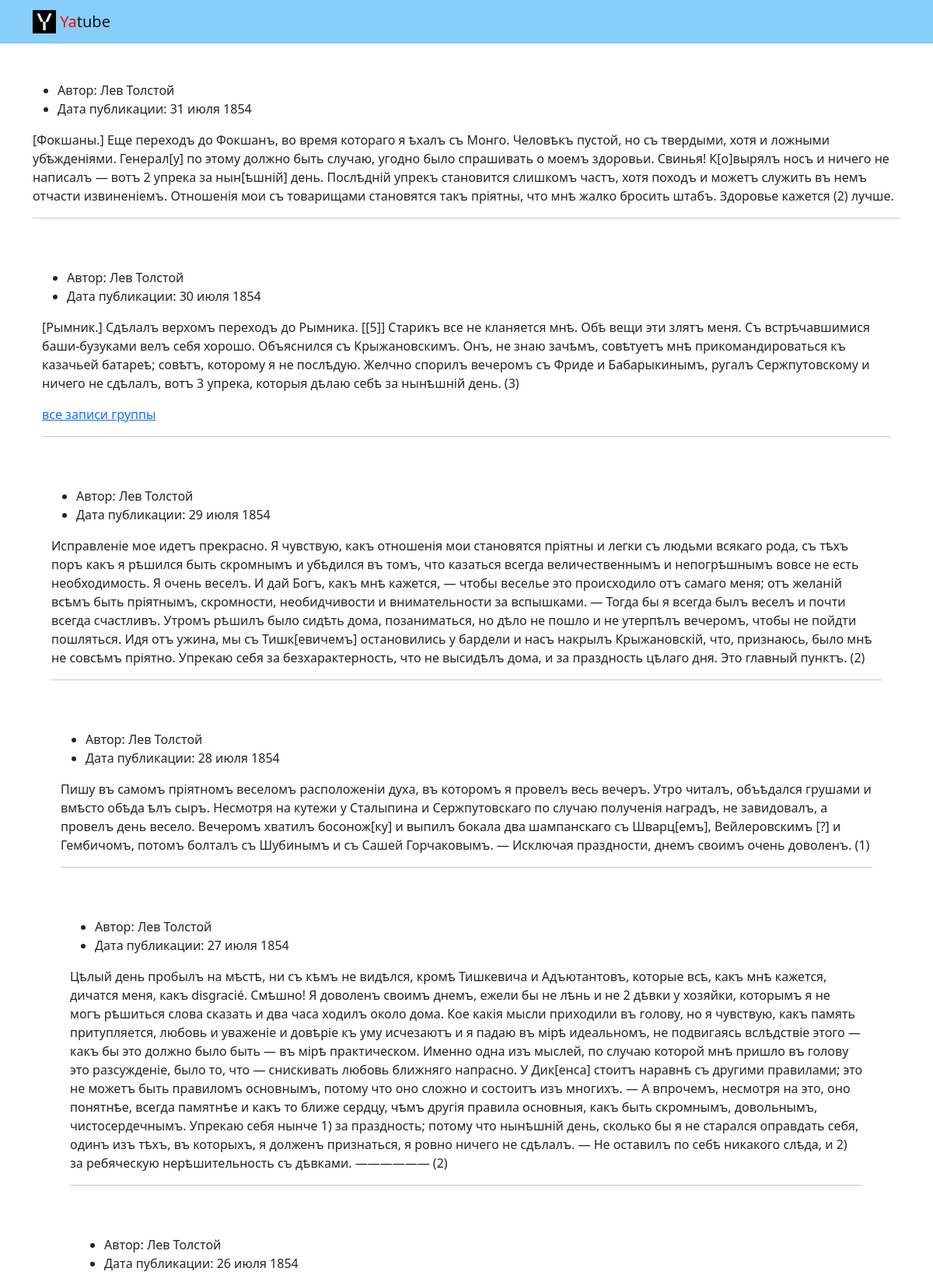
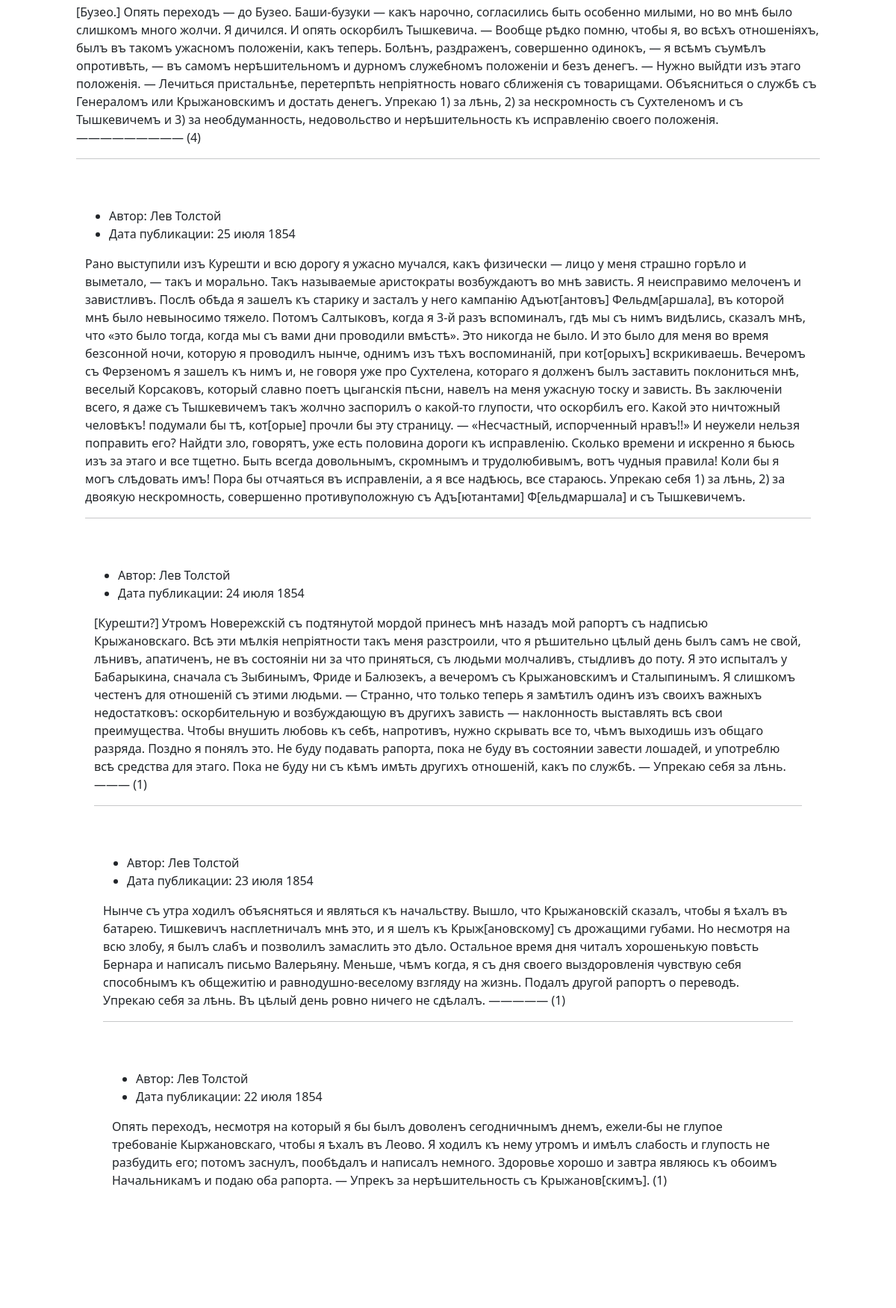
The page / (upper part) on the database its author committed (2 pictures, top to bottom).
### posts/models.py (models this page shows)
class Post(models.Model):
    text = models.TextField()
    pub_date = models.DateTimeField(auto_now_add=True)
    author = models.ForeignKey(
        User,
        on_delete=models.CASCADE,
        related_name='posts'
    )
    group = models.ForeignKey(
        Group,
        blank=True,
        null=True,
        on_delete=models.SET_NULL,
        related_name='groups'
    )

### posts/views.py (the view)
# urls.py: path('', views.index, name='index'),
def index(request):
    posts = Post.objects.order_by('-pub_date')[:10]
    context = {
        'posts': posts,
    }
    return render(request, 'posts/index.html', context)

### templates/posts/index.html (shortened to what this page needs)
{% extends 'base.html' %}
{% block content %}
    <article>
        {% for post in posts %}
         <div class="container py-5">
      <ul>
        <li>
          Автор: {{ post.author.get_full_name }}
        </li>
        <li>
          Дата публикации: {{ post.pub_date|date:"d E Y" }}
        </li>
      </ul>
      <p>{{ post.text }}</p>
        {% if post.group %}
          <a href="{% url 'posts:group_list' post.group.slug %}">все записи группы</a>
        {% endif %}
      {% if not forloop.last %}<hr>{% endif %}
    {% endfor %}
        </div>
  </article>
{% endblock %}

### templates/base.html (shortened to what this page needs)
{% load static %}
<!DOCTYPE html>
<html lang="ru">
  <head>
    <link rel="stylesheet" href="{% static 'css/bootstrap.min.css' %}">
  </head>
  <body>
    <header>
      {% include 'includes/header.html' %}
    </header>
    <main>
      {% block content %}{% endblock %}
    </main>
  </body>
</html>

### templates/includes/header.html
{% load static %}
<nav class="navbar navbar-light" style="background-color: lightskyblue">
    <div class="container">
        <a class="navbar-brand" href="{% url 'posts:index' %}">
            <img src="{% static 'img/logo.png' %}" width="30" height="30" class="d-inline-block align-top" alt="">
            <span style="color:red">Ya</span>tube
        </a>
    </div>
</nav>

### rows shown on the page
Post: author.get_full_name "Лев Толстой", pub_date "31 июля 1854", text "[Фокшаны.] Еще переходъ до Фокшанъ, во время котораго я ѣхалъ съ Монго. Человѣкъ пустой, но съ твердыми, хотя и ложными убѣжденіями. Генерал[у] по этому должно быть случаю, угодно было спрашивать о моемъ здоровьи. Свинья! К[о]вырялъ носъ и ничего не написалъ — вотъ 2 упрека за нын[ѣшній] день. Послѣдній упрекъ становится слишкомъ частъ, хотя походъ и можетъ служить въ немъ отчасти извиненіемъ. Отношенія мои съ товарищами становятся такъ пріятны, что мнѣ жалко бросить штабъ. Здоровье кажется (2) лучше."
Post: author.get_full_name "Лев Толстой", pub_date "30 июля 1854", text "[Рымник.] Сдѣлалъ верхомъ переходъ до Рымника. [[5]] Старикъ все не кланяется мнѣ. Обѣ вещи эти злятъ меня. Съ встрѣчавшимися баши-бузуками велъ себя хорошо. Объяснился съ Крыжановскимъ. Онъ, не знаю зачѣмъ, совѣтуетъ мнѣ прикомандироваться къ казачьей батареѣ; совѣтъ, которому я не послѣдую. Желчно спорилъ вечеромъ съ Фриде и Бабарыкинымъ, ругалъ Сержпутовскому и ничего не сдѣлалъ, вотъ 3 упрека, которыя дѣлаю себѣ за нынѣшній день. (3)", shows "все записи группы"
Post: author.get_full_name "Лев Толстой", pub_date "29 июля 1854", text "Исправленіе мое идетъ прекрасно. Я чувствую, какъ отношенія мои становятся пріятны и легки съ людьми всякаго рода, съ тѣхъ поръ какъ я рѣшился быть скромнымъ и убѣдился въ томъ, что казаться всегда величественнымъ и непогрѣшнымъ вовсе не есть необходимость. Я очень веселъ. И дай Богъ, какъ мнѣ кажется, — чтобы веселье это происходило отъ самаго меня; отъ желаній всѣмъ быть пріятнымъ, скромности, необидчивости и внимательности за вспышками. — Тогда бы я всегда былъ веселъ и почти всегда счастливъ. Утромъ рѣшилъ было сидѣть дома, позаниматься, но дѣло не пошло и не утерпѣлъ вечеромъ, чтобы не пойдти пошляться. Идя отъ ужина, мы съ Тишк[евичемъ] остановились у бардели и насъ накрылъ…"
Post: author.get_full_name "Лев Толстой", pub_date "28 июля 1854", text "Пишу въ самомъ пріятномъ веселомъ расположеніи духа, въ которомъ я провелъ весь вечеръ. Утро читалъ, объѣдался грушами и вмѣсто обѣда ѣлъ сыръ. Несмотря на кутежи у Сталыпина и Сержпутовскаго по случаю полученія наградъ, не завидовалъ, а провелъ день весело. Вечеромъ хватилъ босонож[ку] и выпилъ бокала два шампанскаго съ Шварц[емъ], Вейлеровскимъ [?] и Гембичомъ, потомъ болталъ съ Шубинымъ и съ Сашей Горчаковымъ. — Исключая праздности, днемъ своимъ очень доволенъ. (1)"
Post: author.get_full_name "Лев Толстой", pub_date "27 июля 1854", text "Цѣлый день пробылъ на мѣстѣ, ни съ кѣмъ не видѣлся, кромѣ Тишкевича и Адъютантовъ, которые всѣ, какъ мнѣ кажется, дичатся меня, какъ disgracié. Смѣшно! Я доволенъ своимъ днемъ, ежели бы не лѣнь и не 2 дѣвки у хозяйки, которымъ я не могъ рѣшиться слова сказать и два часа ходилъ около дома. Кое какія мысли приходили въ голову, но я чувствую, какъ память притупляется, любовь и уваженіе и довѣріе къ уму исчезаютъ и я падаю въ мірѣ идеальномъ, не подвигаясь вслѣдствіе этого — какъ бы это должно было быть — въ мірѣ практическом. Именно одна изъ мыслей, по случаю которой мнѣ пришло въ голову это разсужденіе, было то, что — снискивать любовь ближняго напрасно. У Дик[енса] стоитъ наравнѣ съ другими…"
Post: author.get_full_name "Лев Толстой", pub_date "26 июля 1854", text "[Бузео.] Опять переходъ — до Бузео. Баши-бузуки — какъ нарочно, согласились быть особенно милыми, но во мнѣ было слишкомъ много жолчи. Я дичился. И опять оскорбилъ Тышкевича. — Вообще рѣдко помню, чтобы я, во всѣхъ отношеніяхъ, былъ въ такомъ ужасномъ положеніи, какъ теперь. Болѣнъ, раздраженъ, совершенно одинокъ, — я всѣмъ съумѣлъ опротивѣть, — въ самомъ нерѣшительномъ и дурномъ служебномъ положеніи и безъ денегъ. — Нужно выйдти изъ этаго положенія. — Лечиться пристальнѣе, перетерпѣть непріятность новаго сближенія съ товарищами. Объясниться о службѣ съ Генераломъ или Крыжановскимъ и достать денегъ. Упрекаю 1) за лѣнь, 2) за нескромность съ Сухтеленомъ и съ Тышкевичемъ и 3) за…"
Post: author.get_full_name "Лев Толстой", pub_date "25 июля 1854", text "Рано выступили изъ Курешти и всю дорогу я ужасно мучался, какъ физически — лицо у меня страшно горѣло и выметало, — такъ и морально. Такъ называемые аристократы возбуждаютъ во мнѣ зависть. Я неисправимо мелоченъ и завистливъ. Послѣ обѣда я зашелъ къ старику и засталъ у него кампанію Адъют[антовъ] Фельдм[аршала], въ которой мнѣ было невыносимо тяжело. Потомъ Салтыковъ, когда я 3-й разъ вспоминалъ, гдѣ мы съ нимъ видѣлись, сказалъ мнѣ, что «это было тогда, когда мы съ вами дни проводили вмѣстѣ». Это никогда не было. И это было для меня во время безсонной ночи, которую я проводилъ нынче, однимъ изъ тѣхъ воспоминаній, при кот[орыхъ] вскрикиваешь. Вечеромъ съ Ферзеномъ я зашелъ къ нимъ и, не…"
Post: author.get_full_name "Лев Толстой", pub_date "24 июля 1854", text "[Курешти?] Утромъ Новережскій съ подтянутой мордой принесъ мнѣ назадъ мой рапортъ съ надписью Крыжановскаго. Всѣ эти мѣлкія непріятности такъ меня разстроили, что я рѣшительно цѣлый день былъ самъ не свой, лѣнивъ, апатиченъ, не въ состояніи ни за что приняться, съ людьми молчаливъ, стыдливъ до поту. Я это испыталъ у Бабарыкина, сначала съ Зыбинымъ, Фриде и Балюзекъ, а вечеромъ съ Крыжановскимъ и Сталыпинымъ. Я слишкомъ честенъ для отношеній съ этими людьми. — Странно, что только теперь я замѣтилъ одинъ изъ своихъ важныхъ недостатковъ: оскорбительную и возбуждающую въ другихъ зависть — наклонность выставлять всѣ свои преимущества. Чтобы внушить любовь къ себѣ, напротивъ, нужно скрывать все…"
Post: author.get_full_name "Лев Толстой", pub_date "23 июля 1854", text "Нынче съ утра ходилъ объясняться и являться къ начальству. Вышло, что Крыжановскій сказалъ, чтобы я ѣхалъ въ батарею. Тишкевичъ насплетничалъ мнѣ это, и я шелъ къ Крыж[ановскому] съ дрожащими губами. Но несмотря на всю злобу, я былъ слабъ и позволилъ замаслить это дѣло. Остальное время дня читалъ хорошенькую повѣсть Бернара и написалъ письмо Валерьяну. Меньше, чѣмъ когда, я съ дня своего выздоровленія чувствую себя способнымъ къ общежитію и равнодушно-веселому взгляду на жизнь. Подалъ другой рапортъ о переводѣ. Упрекаю себя за лѣнь. Въ цѣлый день ровно ничего не сдѣлалъ. ————— (1)"
Post: author.get_full_name "Лев Толстой", pub_date "22 июля 1854", text "Опять переходъ, несмотря на который я бы былъ доволенъ сегодничнымъ днемъ, ежели-бы не глупое требованіе Кыржановскаго, чтобы я ѣхалъ въ Леово. Я ходилъ къ нему утромъ и имѣлъ слабость и глупость не разбудить его; потомъ заснулъ, пообѣдалъ и написалъ немного. Здоровье хорошо и завтра являюсь къ обоимъ Начальникамъ и подаю оба рапорта. — Упрекъ за нерѣшительность съ Крыжанов[скимъ]. (1)"
